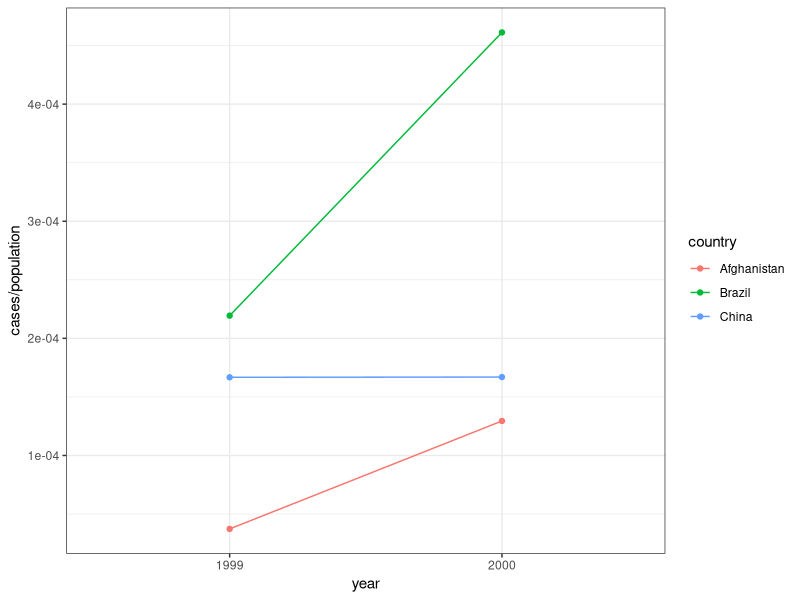

Recreate this plot in R.
## ---- chunk 1
knitr::opts_chunk$set(cache = FALSE, message = FALSE, warning = FALSE, echo = TRUE)
## ---- chunk 2
library(tidyverse)
theme_set(theme_bw())
## ---- chunk 3
table4a
## ---- chunk 4
table4a_longer <- table4a %>% 
  pivot_longer(c(`1999`, `2000`), names_to = "year", values_to = "cases")

table4a_longer
## ---- chunk 5
dim(table4a)
dim(table4a_longer)
## ---- chunk 6
# helper function, to avoid copying and pasting code
pivot_fun <- function(x, value_column = "cases") {
  x %>%
    pivot_longer(c(`1999`, `2000`), names_to = "year", values_to = value_column)
}

table4 <- left_join(
  pivot_fun(table4a), # look for all country x year combinations in left table
  pivot_fun(table4b, "population") # and find matching rows in right table
)
table4
## ---- chunk 7
ggplot(table4, aes(x = year, y = cases / population, col = country)) +
  geom_point() +
  geom_line(aes(group = country))
## ---- chunk 8
table2
## ---- chunk 9
table2 %>%
    pivot_wider(names_from = type, values_from = count)
